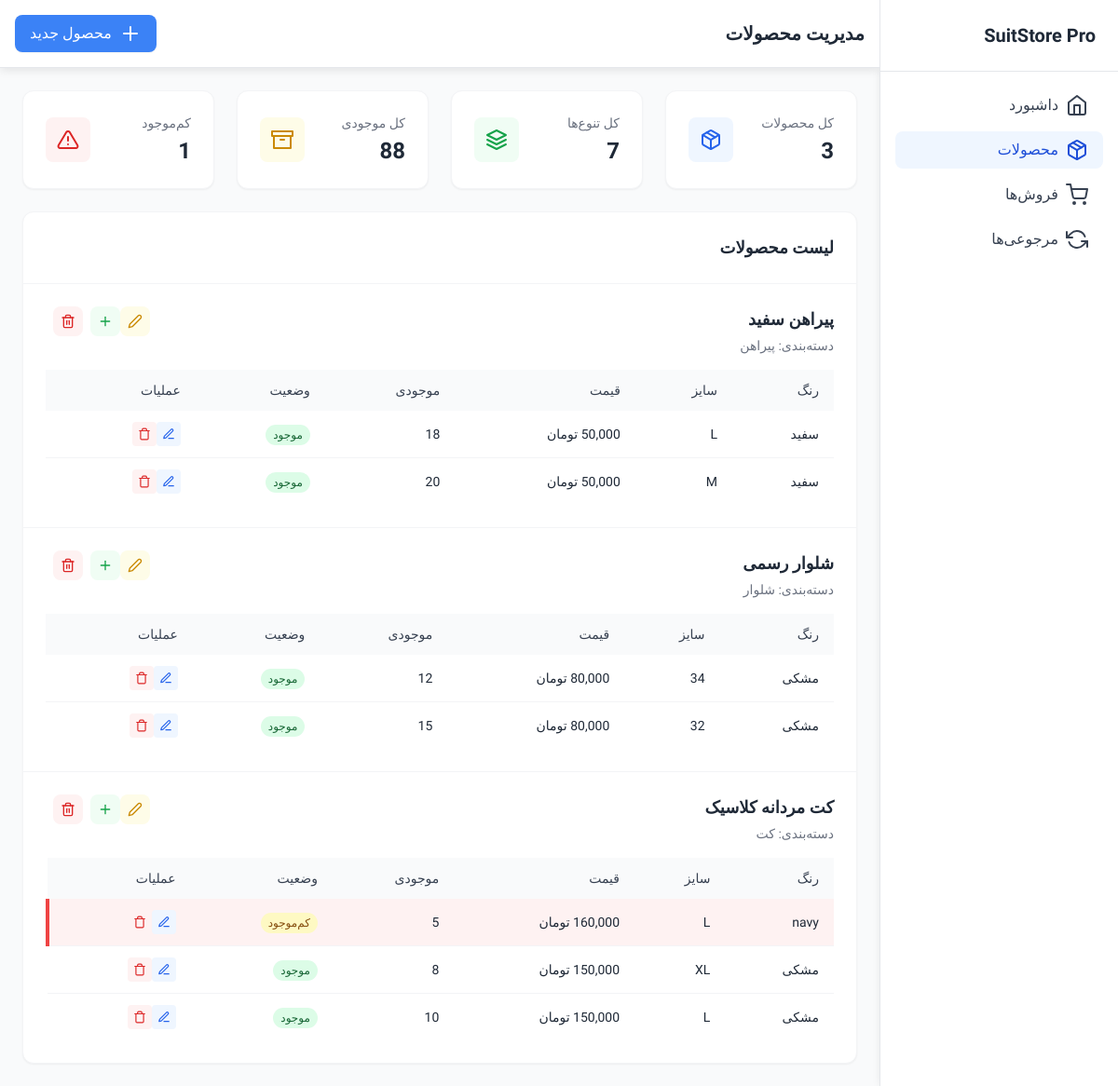
/products.php, run on the app's committed database.
### tables this page shows
CREATE TABLE Products (
    product_id INT AUTO_INCREMENT PRIMARY KEY,
    model_name VARCHAR(255) NOT NULL,
    description TEXT,
    category VARCHAR(100),
    created_at TIMESTAMP DEFAULT CURRENT_TIMESTAMP
);

CREATE TABLE Product_Variants (
    variant_id INT AUTO_INCREMENT PRIMARY KEY,
    product_id INT NOT NULL,
    color VARCHAR(50),
    size VARCHAR(20),
    stock INT DEFAULT 0,
    price DECIMAL(10,2) NOT NULL,
    FOREIGN KEY (product_id) REFERENCES Products(product_id) ON DELETE CASCADE
);

### products.php (the view, shortened to what this page needs)
<?php
include 'env/db.php';
$total_products = $conn->query("SELECT COUNT(*) as count FROM Products")->fetch_assoc()['count'];
$total_variants = $conn->query("SELECT COUNT(*) as count FROM Product_Variants")->fetch_assoc()['count'];
$total_stock = $conn->query("SELECT SUM(stock) as total FROM Product_Variants")->fetch_assoc()['total'] ?: 0;
$low_stock_count = $conn->query("SELECT COUNT(*) as count FROM Product_Variants WHERE stock <= 5")->fetch_assoc()['count'];
?>
<!DOCTYPE html>
<html lang="fa" dir="rtl">
<head>
    <script src="https://cdn.tailwindcss.com"></script>
</head>
<body class="bg-gray-50">
    <div class="flex h-screen overflow-hidden">
        <aside class="w-64 bg-white border-l border-gray-200 flex flex-col sidebar-shadow">
            <div class="p-6 border-b border-gray-200">
                <h1 class="text-xl font-bold text-gray-800">SuitStore Pro</h1>
            </div>
            <nav class="flex-1 p-4">
                <ul class="space-y-2">
                    <li><a href="index.php" class="flex items-center px-4 py-2 text-gray-700 rounded-lg hover:bg-gray-100 transition-colors">
                        <i data-feather="home" class="ml-2"></i>داشبورد</a></li>
                    <li><a href="products.php" class="flex items-center px-4 py-2 bg-blue-50 text-blue-700 rounded-lg transition-colors">
                        <i data-feather="package" class="ml-2"></i>محصولات</a></li>
                    <li><a href="sales.php" class="flex items-center px-4 py-2 text-gray-700 rounded-lg hover:bg-gray-100 transition-colors">
                        <i data-feather="shopping-cart" class="ml-2"></i>فروش‌ها</a></li>
                    <li><a href="returns.php" class="flex items-center px-4 py-2 text-gray-700 rounded-lg hover:bg-gray-100 transition-colors">
                        <i data-feather="refresh-ccw" class="ml-2"></i>مرجوعی‌ها</a></li>
                </ul>
            </nav>
        </aside>
        <div class="flex-1 overflow-auto custom-scrollbar">
            <header class="bg-white border-b border-gray-200 p-4 flex justify-between items-center header-shadow">
                <h2 class="text-xl font-semibold text-gray-800">مدیریت محصولات</h2>
                <div class="flex items-center space-x-4">
                    <button onclick="openModal('productModal')" class="flex items-center px-4 py-2 bg-blue-500 text-white rounded-lg hover:bg-blue-600 transition-all duration-200 shadow-sm hover:shadow-md">
                        <i data-feather="plus" class="ml-2"></i>
                        محصول جدید
                    </button>
                </div>
            </header>
            <main class="p-6">
                <div class="grid grid-cols-1 md:grid-cols-4 gap-6 mb-6">
                    <div class="bg-white p-6 rounded-xl shadow-sm border border-gray-100 card-hover">
                        <div class="flex items-center justify-between">
                            <div>
                                <p class="text-sm text-gray-500 mb-1">کل محصولات</p>
                                <p class="text-2xl font-bold text-gray-800"><?php echo $total_products; ?></p>
                            </div>
                            <div class="p-3 bg-blue-50 rounded-lg">
                                <i data-feather="package" class="w-6 h-6 text-blue-600"></i>
                            </div>
                        </div>
                    </div>
                    <div class="bg-white p-6 rounded-xl shadow-sm border border-gray-100 card-hover">
                        <div class="flex items-center justify-between">
                            <div>
                                <p class="text-sm text-gray-500 mb-1">کل تنوع‌ها</p>
                                <p class="text-2xl font-bold text-gray-800"><?php echo $total_variants; ?></p>
                            </div>
                            <div class="p-3 bg-green-50 rounded-lg">
                                <i data-feather="layers" class="w-6 h-6 text-green-600"></i>
                            </div>
                        </div>
                    </div>
                    <div class="bg-white p-6 rounded-xl shadow-sm border border-gray-100 card-hover">
                        <div class="flex items-center justify-between">
                            <div>
                                <p class="text-sm text-gray-500 mb-1">کل موجودی</p>
                                <p class="text-2xl font-bold text-gray-800"><?php echo number_format($total_stock); ?></p>
                            </div>
                            <div class="p-3 bg-yellow-50 rounded-lg">
                                <i data-feather="archive" class="w-6 h-6 text-yellow-600"></i>
                            </div>
                        </div>
                    </div>
                    <div class="bg-white p-6 rounded-xl shadow-sm border border-gray-100 card-hover">
                        <div class="flex items-center justify-between">
                            <div>
                                <p class="text-sm text-gray-500 mb-1">کم‌موجود</p>
                                <p class="text-2xl font-bold text-gray-800"><?php echo $low_stock_count; ?></p>
                            </div>
                            <div class="p-3 bg-red-50 rounded-lg">
                                <i data-feather="alert-triangle" class="w-6 h-6 text-red-600"></i>
                            </div>
                        </div>
                    </div>
                </div>
                <div class="bg-white rounded-xl shadow-sm border border-gray-100 overflow-hidden">
                    <div class="p-6 border-b border-gray-100">
                        <h3 class="text-lg font-semibold text-gray-800">لیست محصولات</h3>
                    </div>
                    <div class="divide-y divide-gray-100">
                        <?php
                        $products = $conn->query("SELECT * FROM Products ORDER BY product_id DESC");
                        if ($products->num_rows > 0) {
                            while($product = $products->fetch_assoc()){
                                echo "<div class='p-6 hover:bg-gray-50 transition-colors'>
                                        <div class='flex justify-between items-start mb-4'>
                                            <div class='flex-1'>
                                                <h4 class='text-lg font-semibold text-gray-800 mb-1'>{$product['model_name']}</h4>
                                                <p class='text-sm text-gray-500'>دسته‌بندی: {$product['category']}</p>
                                            </div>
                                            <div class='flex items-center space-x-2'>
                                                <button onclick='openEditModal(\"product\", {$product['product_id']}, \"{$product['model_name']}\", \"{$product['category']}\")' class='p-2 bg-yellow-50 text-yellow-600 rounded-lg hover:bg-yellow-100 transition-colors' title='ویرایش محصول'>
                                                    <i data-feather='edit-2' class='w-4 h-4'></i>
                                                </button>
                                                <button onclick='openModal(\"variantModal\", {$product['product_id']})' class='p-2 bg-green-50 text-green-600 rounded-lg hover:bg-green-100 transition-colors' title='افزودن تنوع'>
                                                    <i data-feather='plus' class='w-4 h-4'></i>
                                                </button>
                                                <button onclick='deleteProduct({$product['product_id']})' class='p-2 bg-red-50 text-red-600 rounded-lg hover:bg-red-100 transition-colors' title='حذف محصول'>
                                                    <i data-feather='trash-2' class='w-4 h-4'></i>
                                                </button>
                                            </div>
                                        </div>";
                                $variants = $conn->query("SELECT * FROM Product_Variants WHERE product_id={$product['product_id']} ORDER BY variant_id DESC");
                                if ($variants->num_rows > 0) {
                                    echo "<div class='overflow-x-auto'>
                                            <table class='w-full text-sm'>
                                                <thead class='bg-gray-50'>
                                                    <tr>
                                                        <th class='px-4 py-3 text-right font-medium text-gray-700'>رنگ</th>
                                                        <th class='px-4 py-3 text-right font-medium text-gray-700'>سایز</th>
                                                        <th class='px-4 py-3 text-right font-medium text-gray-700'>قیمت</th>
                                                        <th class='px-4 py-3 text-right font-medium text-gray-700'>موجودی</th>
                                                        <th class='px-4 py-3 text-right font-medium text-gray-700'>وضعیت</th>
                                                        <th class='px-4 py-3 text-right font-medium text-gray-700'>عملیات</th>
                                                    </tr>
                                                </thead>
                                                <tbody class='divide-y divide-gray-100'>";
                                    while($variant = $variants->fetch_assoc()){
                                        $stock_class = '';
                                        $status_text = '';
                                        if ($variant['stock'] == 0) {
                                            $stock_class = 'out-of-stock';
                                            $status_text = 'تمام شده';
                                        } elseif ($variant['stock'] <= 5) {
                                            $stock_class = 'low-stock';
                                            $status_text = 'کم‌موجود';
                                        } else {
                                            $status_text = 'موجود';
                                        }
                                        echo "<tr class='{$stock_class}'>
                                                <td class='px-4 py-3 text-gray-800'>{$variant['color']}</td>
                                                <td class='px-4 py-3 text-gray-800'>{$variant['size']}</td>
                                                <td class='px-4 py-3 text-gray-800'>".number_format($variant['price'], 0)." تومان</td>
                                                <td class='px-4 py-3 text-gray-800'>{$variant['stock']}</td>
                                                <td class='px-4 py-3'>
                                                    <span class='px-2 py-1 text-xs rounded-full " . ($variant['stock'] == 0 ? 'bg-red-100 text-red-800' : ($variant['stock'] <= 5 ? 'bg-yellow-100 text-yellow-800' : 'bg-green-100 text-green-800')) . "'>
                                                        {$status_text}
                                                    </span>
                                                </td>
                                                <td class='px-4 py-3'>
                                                    <div class='flex items-center space-x-2'>
                                                        <button onclick='openEditModal(\"variant\", {$variant['variant_id']}, \"{$variant['color']}\", \"{$variant['size']}\", {$variant['price']}, {$variant['stock']})' class='p-1.5 bg-blue-50 text-blue-600 rounded hover:bg-blue-100 transition-colors' title='ویرایش'>
                                                            <i data-feather='edit-3' class='w-3.5 h-3.5'></i>
                                                        </button>
                                                        <button onclick='deleteVariant({$variant['variant_id']})' class='p-1.5 bg-red-50 text-red-600 rounded hover:bg-red-100 transition-colors' title='حذف'>
                                                            <i data-feather='trash' class='w-3.5 h-3.5'></i>
                                                        </button>
                                                    </div>
                                                </td>
                                            </tr>";
                                    }
                                    echo "</tbody></table></div>";
                                }
                                echo "</div>";
                            }
                        }
                        ?>
                    </div>
                </div>
            </main>
        </div>
    </div>
</body>
</html>

### products.php (style rules this page uses)
body { font-family: 'Vazirmatn', sans-serif; }
.sidebar-shadow { box-shadow: 2px 0 10px rgba(0, 0, 0, 0.1); }
.header-shadow { box-shadow: 0 2px 10px rgba(0, 0, 0, 0.1); }
.card-hover { transition: all 0.3s ease; }
.low-stock { background-color: #fef2f2; border-left: 4px solid #ef4444; }

### data on the page
products: model_name "پیراهن سفید", category "پیراهن"
product_variants: color "سفید", size "L", stock "18", stock "موجود"
product_variants: color "سفید", size "M", stock "20", stock "موجود"
products: model_name "شلوار رسمی", category "شلوار"
product_variants: color "مشکی", size "34", price "80,000", stock "12", stock "موجود"
product_variants: color "مشکی", size "32", price "80,000", stock "15", stock "موجود"
products: model_name "کت مردانه کلاسیک", category "کت"
product_variants: color "navy", size "L", price "160,000", stock "5", stock "کم‌موجود"
product_variants: color "مشکی", size "XL", price "150,000", stock "8", stock "موجود"
product_variants: color "مشکی", size "L", price "150,000", stock "10", stock "موجود"

### other printed values
$total_products "3"
$total_variants "7"
$total_stock "88"
$low_stock_count "1"
